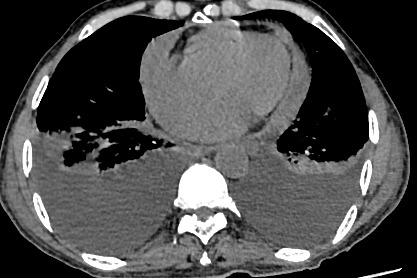
#> input picture 2.jpg, 417 x 278 px, found by its file name
$ python OnSingle.py   (older library calls are emulated)
#> lines starting #> are read from the running program, lines starting #| are printed output that depends on the picture; after the words box and inside, x2 and y2 are one past the last pixel; in counts of white or black regions, pixels touching at a corner belong together
#Carny Edge Detection
import cv2,sklearn
import numpy as np
from matplotlib import pyplot as plt

img_Canny = cv2.cv2.imread(r'C:\Users\surps\OneDrive\Desktop\documents\project/2.jpg',1)
#> img_Canny is the input picture: shape (278, 417, 3); min 0, max 255, mean 75.6
edges_Canny = cv2.cv2.Canny(img_Canny,100,200)
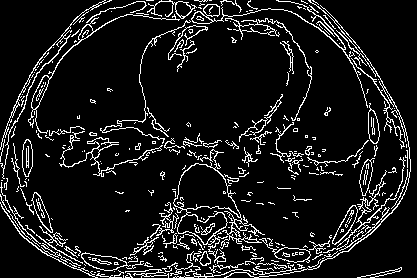
#> edges_Canny: shape (278, 417); 10% white in thin lines or dots

plt.subplot(121),plt.imshow(img_Canny,cmap = 'binary')
plt.title('Original Image'), plt.xticks([]), plt.yticks([])
plt.subplot(122),plt.imshow(edges_Canny,cmap = 'gray')
plt.title('Edge Image'), plt.xticks([]), plt.yticks([])

plt.show()
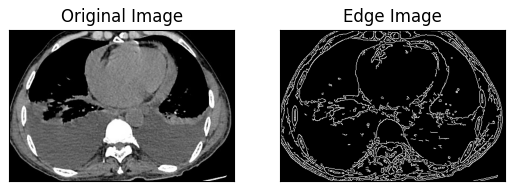
#> figure drawn by matplotlib, 2 panels
#from sklearn.metrics import mean_absolute_error

#mean_absolute_error(img_Canny, edges_Canny)

#Sobel Edge Detection
import cv2
import numpy as np
from matplotlib import pyplot as plt

img = cv2.imread('2.jpg',0)
#> img: shape (278, 417); min 0, max 255, mean 75.6

# Output dtype = cv2.CV_8U
sobelx8u = cv2.Sobel(img,cv2.CV_8U,1,0,ksize=5)
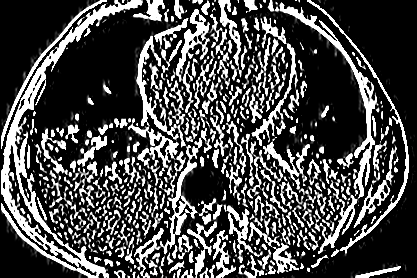
#> sobelx8u: shape (278, 417); min 0, max 255, mean 73.2

# Output dtype = cv2.CV_64F. Then take its absolute and convert to cv2.CV_8U
sobelx64f = cv2.Sobel(img,cv2.CV_64F,1,0,ksize=5)
abs_sobel64f = np.absolute(sobelx64f)
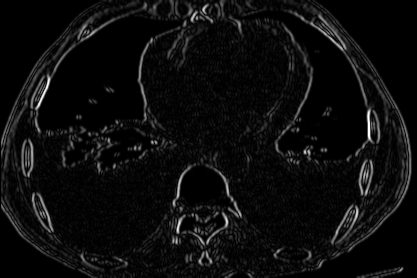
#> abs_sobel64f: shape (278, 417) float64; min 0, max 12221, mean 628.6; drawn with min black and max white
sobel_8u = np.uint8(abs_sobel64f)
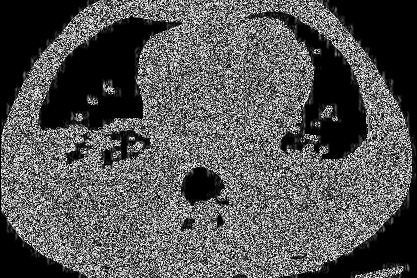
#> sobel_8u: shape (278, 417); min 0, max 255, mean 85.1

plt.subplot(1,3,1),plt.imshow(img,cmap = 'gray')
plt.title('Original'), plt.xticks([]), plt.yticks([])
plt.subplot(1,3,2),plt.imshow(sobelx8u,cmap = 'gray')
plt.title('Sobel CV_8U'), plt.xticks([]), plt.yticks([])
plt.subplot(1,3,3),plt.imshow(sobel_8u,cmap = 'gray')
plt.title('Sobel abs(CV_64F)'), plt.xticks([]), plt.yticks([])

plt.show()


#Wavelet Domain
import numpy as np
import matplotlib.pyplot as plt

import pywt
import pywt.data

# Load image
import cv2,sklearn
import numpy as np
from matplotlib import pyplot as plt
#original = pywt.data.camera()
original = cv2.cv2.imread(r'C:\Users\surps\OneDrive\Desktop\documents\project/2.jpg',0)
#edges_Canny = cv2.cv2.Canny(img_Canny,100,200)

# Wavelet transform of image, and plot approximation and details
titles = ['Approximation', ' Horizontal detail',
          'Vertical detail', 'Diagonal detail']
coeffs2 = pywt.dwt2(original, 'bior1.3')
LL, (LH, HL, HH) = coeffs2
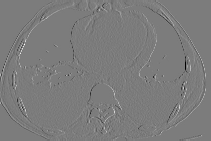
#> HL: shape (141, 211) float64; min -255.9, max 268.9, mean 0; drawn with min black and max white
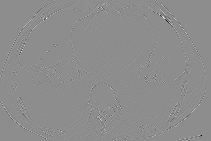
#> HH: shape (141, 211) float64; min -157.5, max 126.5, mean 0; drawn with min black and max white
fig = plt.figure(figsize=(12, 3))
for i, a in enumerate([LL, LH, HL, HH]):
    ax = fig.add_subplot(1, 4, i + 1)
    ax.imshow(a, interpolation="nearest", cmap=plt.cm.gray)
    ax.set_title(titles[i], fontsize=10)
    ax.set_xticks([])
    ax.set_yticks([])
#> this loop made 4 passes

fig.tight_layout()
plt.show()
plt.subplot(122),plt.imshow(edges_Canny,cmap = 'gray')
plt.title('Edge Image using wavelet domain'), plt.xticks([]), plt.yticks([])

plt.show()

$ run again, with a.JPEG copied over 2.jpg
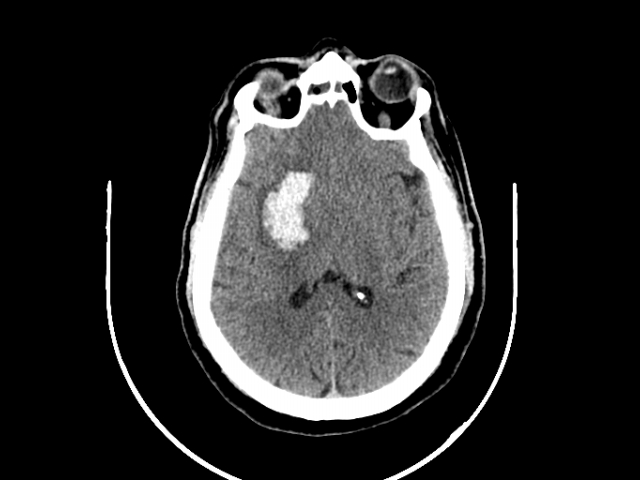
#> input picture a.JPEG, 640 x 480 px, found by its file name
#> img_Canny is the input picture: shape (480, 640, 3); min 0, max 255, mean 43.5
#> `edges_Canny = cv2.cv2.Canny(img_Canny,100,200)`:
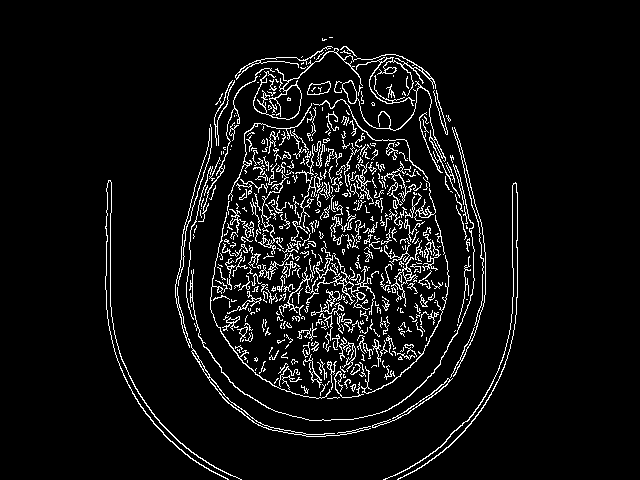
#> edges_Canny: shape (480, 640); 6.3% white in thin lines or dots, all inside (x1, y1, x2, y2) = (105, 37, 518, 480)
#> `LL, (LH, HL, HH) = coeffs2`:
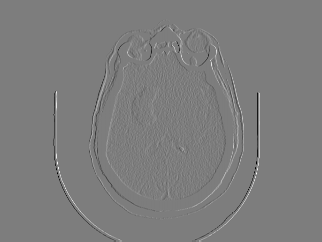
#> HL: shape (242, 322) float64; min -252.9, max 261.1, mean -0.1; drawn with min black and max white
#> the loop `for i, a in enumerate([LL, LH, HL, HH]):` made 4 passes
